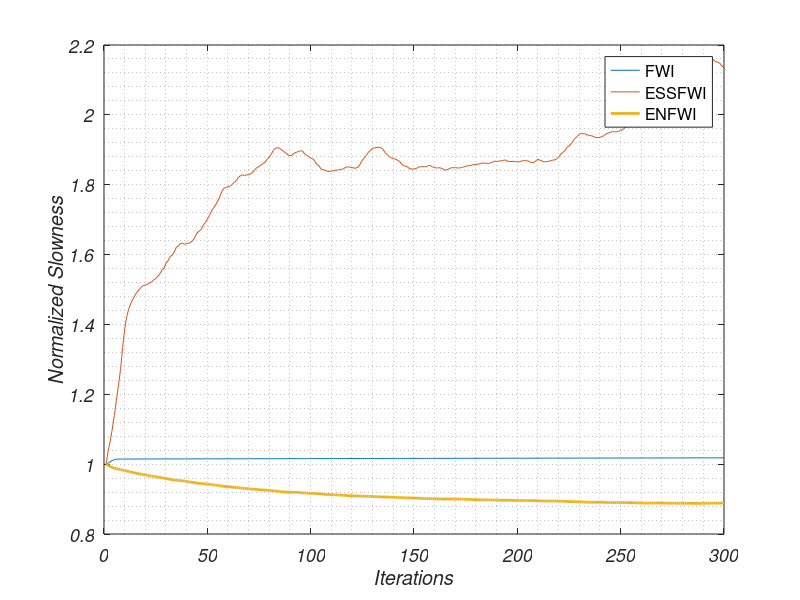

The MATLAB source for this figure:
clc;clear;close all

fwi_noise = [0.178521 0.178998 0.179759 0.180368 0.180788 0.181077 0.181106 0.181107 0.18111 0.181132 0.181134 0.181137 0.181139 0.181142 0.181144 0.181147 0.181149 0.181152 0.181154 0.181157 0.18116 0.181162 0.181164 0.181167 0.18117 0.181172 0.181175 0.181177 0.18118 0.181182 0.181185 0.181187 0.18119 0.181192 0.181195 0.181197 0.181199 0.181202 0.181204 0.181207 0.181209 0.181212 0.181214 0.181217 0.181219 0.181222 0.181224 0.181226 0.181229 0.181231 0.181233 0.181236 0.181238 0.181241 0.181243 0.181246 0.181248 0.18125 0.181253 0.181256 0.181258 0.18126 0.181262 0.181265 0.181267 0.181269 0.181272 0.181274 0.181276 0.181279 0.181281 0.181284 0.181286 0.181288 0.18129 0.181293 0.181295 0.181297 0.1813 0.181302 0.181305 0.181307 0.181309 0.181312 0.181314 0.181316 0.181318 0.181321 0.181323 0.181325 0.181328 0.18133 0.181332 0.181334 0.181336 0.181339 0.181341 0.181343 0.181346 0.181348 0.18135 0.181352 0.181354 0.181357 0.181359 0.181361 0.181364 0.181366 0.181368 0.18137 0.181373 0.181375 0.181377 0.181379 0.181381 0.181383 0.181385 0.181388 0.18139 0.181392 0.181394 0.181397 0.181399 0.181401 0.181403 0.181405 0.181407 0.181409 0.181412 0.181414 0.181416 0.181418 0.181421 0.181423 0.181425 0.181427 0.181429 0.181431 0.181433 0.181436 0.181438 0.18144 0.181442 0.181444 0.181446 0.181449 0.181451 0.181453 0.181455 0.181457 0.181459 0.181461 0.181463 0.181465 0.181467 0.181469 0.181471 0.181473 0.181475 0.181478 0.18148 0.181482 0.181484 0.181486 0.181488 0.18149 0.181492 0.181494 0.181496 0.181498 0.1815 0.181502 0.181504 0.181507 0.181509 0.18151 0.181513 0.181515 0.181516 0.181519 0.181521 0.181523 0.181525 0.181527 0.181529 0.181531 0.181533 0.181535 0.181537 0.181539 0.181541 0.181543 0.181545 0.181547 0.181549 0.181551 0.181553 0.181555 0.181557 0.181559 0.181561 0.181563 0.181565 0.181567 0.181569 0.181571 0.181572 0.181574 0.181576 0.181579 0.18158 0.181582 0.181584 0.181586 0.181588 0.18159 0.181592 0.181594 0.181596 0.181598 0.1816 0.181602 0.181603 0.181606 0.181607 0.181609 0.181611 0.181613 0.181615 0.181617 0.181619 0.181621 0.181623 0.181625 0.181626 0.181628 0.18163 0.181632 0.181634 0.181636 0.181638 0.181639 0.181641 0.181643 0.181645 0.181647 0.181649 0.181651 0.181653 0.181655 0.181656 0.181658 0.18166 0.181662 0.181664 0.181666 0.181668 0.18167 0.181671 0.181674 0.181676 0.181677 0.181679 0.181681 0.181683 0.181684 0.181686 0.181688 0.18169 0.181692 0.181694 0.181695 0.181697 0.181699 0.181701 0.181702 0.181704 0.181706 0.181708 0.18171 0.181712 0.181713 0.181715 0.181717 0.181719 0.18172 0.181722 0.181724 0.181726 0.181728 0.181729 0.181731 0.181733 0.181735 0.181736 0.181738 0.18174 0.181742 0.181744 0.181745];
esfwi_noise = [0.0115997 0.0120337 0.0123661 0.0127668 0.0132208 0.0137239 0.0142168 0.0147442 0.015472 0.0160882 0.0164974 0.0167649 0.016946 0.017086 0.0172079 0.0173124 0.0173959 0.0174725 0.0175345 0.0175411 0.0175734 0.0176124 0.0176578 0.0177122 0.0177632 0.0178372 0.017925 0.0180436 0.0181074 0.0182805 0.0183531 0.0184923 0.0185428 0.0186455 0.0188024 0.0188434 0.0189317 0.0189354 0.0188976 0.0189311 0.0189335 0.0189715 0.0190247 0.0191458 0.0192766 0.0193397 0.0193929 0.0195283 0.0196201 0.0197308 0.0198609 0.020006 0.020104 0.0202068 0.0203349 0.0204752 0.0206565 0.0207639 0.0207887 0.0208069 0.0208305 0.0208897 0.0209587 0.0210093 0.0211223 0.021178 0.0212098 0.0211767 0.0212121 0.0212023 0.0212486 0.0212946 0.0213805 0.0214499 0.021482 0.0215364 0.0215798 0.0216413 0.0217273 0.0218022 0.0219016 0.0220273 0.0220927 0.0221123 0.0220833 0.0220343 0.0219849 0.021927 0.0218731 0.0218393 0.0218658 0.021928 0.0219533 0.0219815 0.0220059 0.0220013 0.0219124 0.0218566 0.021819 0.0217628 0.021743 0.0216598 0.021549 0.0215114 0.0214055 0.0213741 0.0213656 0.0213302 0.0213161 0.0213292 0.0213466 0.0213625 0.0213678 0.0213805 0.0213924 0.0214134 0.0214663 0.0214688 0.0214644 0.0214489 0.0214304 0.0214322 0.02147 0.0215694 0.0216904 0.0217832 0.0218627 0.0219607 0.0220266 0.0220912 0.0221035 0.0221239 0.022123 0.0221077 0.0220571 0.0219453 0.021882 0.0218123 0.0217716 0.0217453 0.0217343 0.0216957 0.0216559 0.0215705 0.0215088 0.0214962 0.0214611 0.021408 0.0213979 0.0214046 0.0214187 0.0214537 0.0214809 0.0214772 0.0214785 0.0214761 0.021523 0.0215091 0.021469 0.0214503 0.0214327 0.0214444 0.0214337 0.0214 0.021365 0.0213759 0.0214121 0.0214435 0.0214431 0.0214471 0.0214359 0.0214366 0.0214524 0.021469 0.0214985 0.0215072 0.0215092 0.0215323 0.021548 0.0215602 0.0215616 0.0215761 0.0216003 0.0215953 0.0215907 0.0215851 0.0216034 0.0216319 0.0216634 0.0216535 0.0216642 0.0216729 0.0216837 0.0217056 0.0216652 0.0216513 0.0216519 0.0216551 0.0216474 0.0216339 0.0216431 0.021667 0.0216804 0.0216769 0.021677 0.0216332 0.0216201 0.021617 0.0216785 0.021723 0.0216912 0.021667 0.0216407 0.0216445 0.0216529 0.0216752 0.0216953 0.0217023 0.0217341 0.021792 0.0219004 0.0219505 0.0220114 0.022115 0.0221704 0.0222362 0.0223382 0.0224246 0.0224879 0.0225487 0.022582 0.0225715 0.0225647 0.0225246 0.022519 0.0225041 0.0224753 0.0224445 0.0224433 0.0224539 0.0224758 0.0225179 0.0225698 0.0225914 0.022627 0.0226388 0.0226414 0.0226345 0.0226532 0.0226767 0.0227159 0.0227653 0.0228541 0.0228845 0.0228788 0.0228514 0.0228266 0.0227997 0.022808 0.0228612 0.0228759 0.0228729 0.0228587 0.0228755 0.0229273 0.022954 0.0230087 0.0230526 0.0230769 0.0230964 0.0231153 0.0231233 0.0231414 0.0232356 0.0233314 0.0234244 0.0234771 0.023533 0.0236557 0.0237711 0.0239403 0.0241375 0.0243563 0.0244386 0.0245382 0.024611 0.02475 0.0248273 0.0248668 0.0248783 0.0249626 0.0250158 0.0250712 0.0250861 0.0250199 0.0249661 0.0249466 0.0249131 0.0248195 0.0247597];
enfwi_noise = [0.0115438 0.0114978 0.0114732 0.011433 0.0114134 0.0113927 0.0113802 0.011362 0.0113508 0.0113275 0.0113184 0.0112983 0.0112813 0.0112671 0.0112522 0.0112366 0.011224 0.0112114 0.0112009 0.0111862 0.0111782 0.0111559 0.0111463 0.011142 0.0111293 0.0111109 0.0110999 0.0110903 0.0110817 0.0110669 0.0110535 0.0110453 0.0110294 0.0110164 0.0110118 0.0110033 0.0109998 0.0109919 0.0109826 0.0109701 0.0109575 0.0109485 0.010937 0.0109252 0.0109189 0.0109103 0.0109038 0.0108999 0.0108911 0.010885 0.0108783 0.0108683 0.0108578 0.010855 0.0108403 0.0108319 0.0108188 0.0108092 0.0108036 0.0108008 0.0107925 0.0107837 0.0107767 0.0107715 0.0107638 0.01076 0.0107516 0.0107426 0.010738 0.0107314 0.0107218 0.0107179 0.0107129 0.0107051 0.0106989 0.0106917 0.0106908 0.0106856 0.0106819 0.0106714 0.0106672 0.0106591 0.0106561 0.0106469 0.0106376 0.0106302 0.0106226 0.0106223 0.0106184 0.010618 0.0106155 0.0106112 0.0106157 0.0106108 0.0105958 0.0105946 0.0105907 0.0105864 0.0105806 0.0105789 0.0105753 0.0105731 0.0105668 0.0105638 0.0105588 0.0105564 0.0105423 0.0105438 0.0105433 0.0105354 0.0105306 0.0105301 0.0105261 0.010523 0.0105194 0.010516 0.0105102 0.0105028 0.0105003 0.010499 0.0104965 0.0104926 0.0104874 0.010488 0.0104849 0.0104843 0.0104807 0.0104789 0.0104782 0.0104763 0.0104698 0.010466 0.010464 0.0104623 0.0104598 0.0104585 0.0104525 0.0104558 0.0104532 0.0104487 0.0104456 0.0104453 0.0104377 0.0104399 0.0104349 0.0104295 0.0104296 0.0104288 0.010427 0.0104252 0.0104204 0.01042 0.0104114 0.0104111 0.010405 0.0104039 0.0104026 0.0104018 0.0104012 0.0103945 0.010393 0.0103952 0.0103921 0.0103907 0.0103894 0.0103904 0.0103938 0.0103891 0.0103886 0.0103889 0.0103902 0.0103887 0.0103886 0.0103847 0.0103796 0.0103774 0.0103764 0.0103728 0.0103696 0.0103666 0.0103652 0.0103627 0.0103651 0.0103647 0.0103633 0.0103629 0.0103599 0.0103605 0.0103571 0.0103548 0.010353 0.0103515 0.0103505 0.0103521 0.0103513 0.0103503 0.0103511 0.0103459 0.0103432 0.0103414 0.0103424 0.0103428 0.0103427 0.0103409 0.0103418 0.0103383 0.0103378 0.0103375 0.0103327 0.010333 0.0103298 0.0103248 0.0103247 0.0103251 0.0103247 0.0103237 0.0103255 0.0103271 0.0103259 0.0103193 0.0103182 0.0103172 0.0103167 0.010309 0.0103061 0.0103048 0.0103039 0.0103014 0.0103005 0.0103021 0.0103007 0.0102936 0.0102883 0.0102847 0.0102844 0.0102852 0.0102842 0.010286 0.0102863 0.0102849 0.0102841 0.0102822 0.0102768 0.0102764 0.0102749 0.0102728 0.0102743 0.010273 0.010274 0.0102722 0.0102693 0.010269 0.0102698 0.0102713 0.010268 0.0102678 0.0102635 0.0102632 0.0102636 0.0102596 0.0102574 0.0102548 0.0102551 0.0102565 0.0102583 0.0102585 0.0102593 0.0102615 0.0102622 0.0102575 0.0102572 0.0102527 0.0102535 0.0102492 0.0102519 0.0102529 0.0102517 0.0102539 0.0102533 0.0102499 0.0102506 0.010252 0.0102494 0.0102493 0.0102502 0.0102502 0.0102493 0.0102457 0.0102472 0.0102486 0.0102499 0.0102479 0.0102522 0.0102526 0.0102538 0.0102524 0.0102544 0.010255 0.0102534 0.0102563];

fwi_noise = fwi_noise / fwi_noise(1);
esfwi_noise = esfwi_noise / esfwi_noise(1);
enfwi_noise = enfwi_noise / enfwi_noise(1);
n = size(fwi_noise, 2);

im2 = plot([1:n], fwi_noise, '-', ...
    [1:n], esfwi_noise, '-',  ...
    [1:n], enfwi_noise, '-', ...
    'MarkerSize', 4, 'Linewidth', 2);

%set(gca, 'XTick', [1:8]);
%set(gca,'xticklabel','Iterations');
%axis([1 300 0 30]) 
grid minor
h_legend = legend('FWI', 'ESSFWI',  'ENFWI', 'Location', 'northeast');
xlabel('Iterations');
ylabel('Normalized Slowness');
%text(3.7, 6,'DMA\_get', 'FontSize', 16, 'FontName', 'TimesNewRoman', 'FontAngle','italic')
set(gca, 'FontAngle','italic');
set(gca, 'FontSize', 13);
set(findall( 0, 'FontName', 'Helvetica' ), 'FontName', 'TimesNewRoman' )
